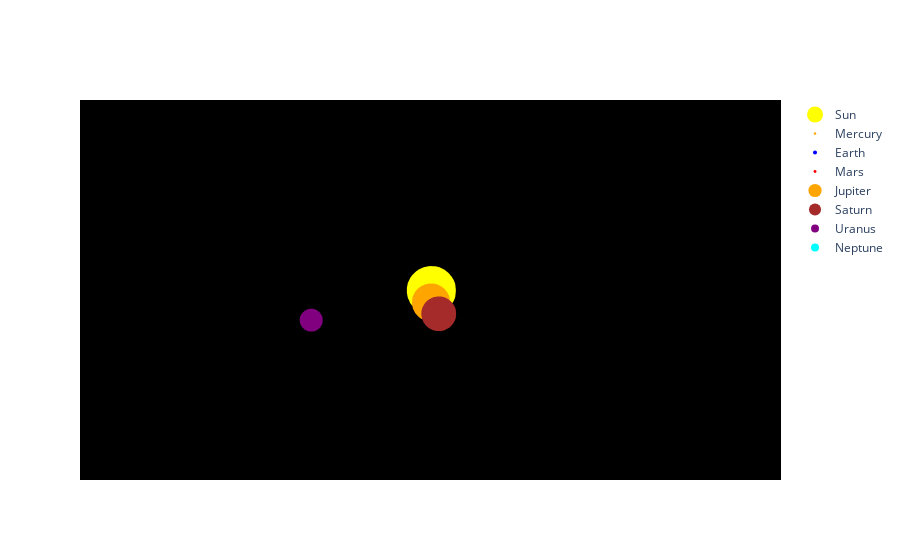

This figure's notebook cell:
### Markdown cell above
# Creation of a single graph / frame
Later on implement a way to generate multiple frames and show them as video

### Code cell
# for name in planets_data["name"].to_list():


import plotly.graph_objects as go

fig =  go.Figure()

frame_number=0
max_dim = [2.537221e+12, -3.423288e+12, -1.464189e+12]
max_dim = tuple(abs(value) for value in max_dim)

for planet_name in planets_data["name"].to_list():
    planets_data_row = np.dot(planets_data.index, planets_data["name"] == planet_name)
    fig.add_trace(go.Scatter3d(x=[position_history[planet_name+"_x"][frame_number]],
                               y=[position_history[planet_name+"_y"][frame_number]],
                               z=[position_history[planet_name+"_z"][frame_number]],
                               name=planet_name,
                               mode="markers",
                               marker=dict(color=planets_data["color"][planets_data_row],
                                           size=planets_data["radius"][planets_data_row])))


fig.update_layout(scene=dict(xaxis = dict(range=[-max_dim[0], max_dim[0]], autorange=False, visible=False),
                             yaxis = dict(range=[-max_dim[1], max_dim[1]], autorange=False, visible=False),
                             zaxis = dict(range=[-max_dim[2], max_dim[2]], autorange=False, visible=False),
                             bgcolor="black"))   
fig

### Figure 1 — Plotly figure (JSON) as saved in the notebook; plotly's stock layout.template omitted (floating-point values rounded to 4 significant figures)
{"data": [{"marker": {"color": "yellow", "size": 17.03}, "mode": "markers", "name": "Sun", "type": "scatter3d", "x": [0], "y": [0], "z": [0]}, {"marker": {"color": "orange", "size": 2.47}, "mode": "markers", "name": "Mercury", "type": "scatter3d", "x": [-37440000000.0], "y": [28020000000.0], "z": [18850000000.0]}, {"marker": {"color": "blue", "size": 3.991}, "mode": "markers", "name": "Earth", "type": "scatter3d", "x": [-136000000000.0], "y": [53750000000.0], "z": [23310000000.0]}, {"marker": {"color": "red", "size": 2.911}, "mode": "markers", "name": "Mars", "type": "scatter3d", "x": [180000000000.0], "y": [108800000000.0], "z": [45030000000.0]}, {"marker": {"color": "orange", "size": 13.22}, "mode": "markers", "name": "Jupiter", "type": "scatter3d", "x": [558400000000.0], "y": [456600000000.0], "z": [182100000000.0]}, {"marker": {"color": "brown", "size": 12.07}, "mode": "markers", "name": "Saturn", "type": "scatter3d", "x": [922100000000.0], "y": [952500000000.0], "z": [353800000000.0]}, {"marker": {"color": "purple", "size": 7.963}, "mode": "markers", "name": "Uranus", "type": "scatter3d", "x": [2181136954806], "y": [-1850525660559], "z": [-841300000000.0]}, {"marker": {"color": "cyan", "size": 8.003}, "mode": "markers", "name": "Neptune", "type": "scatter3d", "x": [2535683908365], "y": [-3424295260323], "z": [-1465000000000.0]}], "layout": {"scene": {"bgcolor": "black", "xaxis": {"autorange": false, "range": [-2537221000000, 2537221000000], "visible": false}, "yaxis": {"autorange": false, "range": [-3423288000000, 3423288000000], "visible": false}, "zaxis": {"autorange": false, "range": [-1464189000000, 1464189000000], "visible": false}}}}
